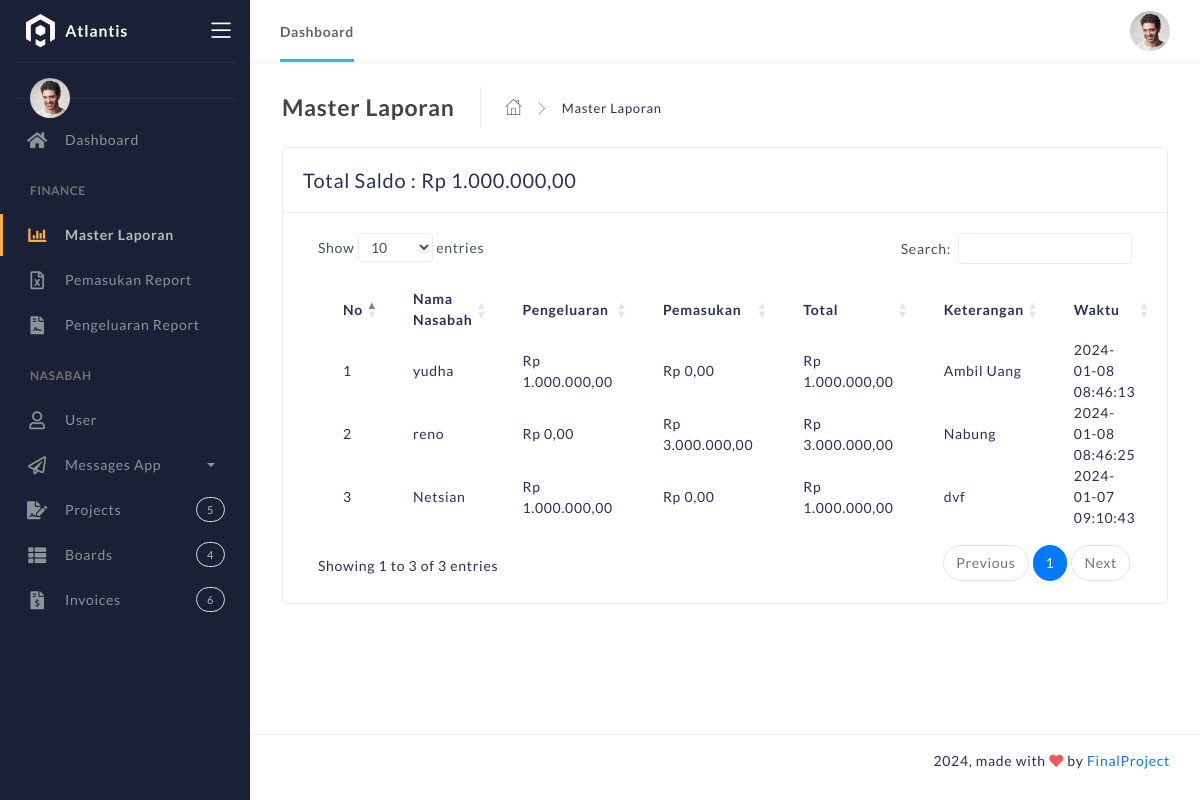
The page /dashboard/master-laporan.php on the database its author committed.
### tables this page shows
CREATE TABLE `master` (
  `id` int(11) NOT NULL,
  `id_user` varchar(50) NOT NULL,
  `id_transaksi` varchar(30) NOT NULL,
  `nama` varchar(100) NOT NULL,
  `pengeluaran` varchar(255) NOT NULL DEFAULT '0',
  `pemasukan` varchar(255) NOT NULL DEFAULT '0',
  `ket` varchar(100) NOT NULL,
  `timestamp` timestamp NOT NULL DEFAULT current_timestamp() ON UPDATE current_timestamp()
);

### template/config.php (called while the page is built, shortened)
<?php
function base_url($uri = ''){
  return BASE_URL . $uri;
}
function rupiah($angka){
	$hasil_rupiah = "Rp " . number_format($angka,2,',','.');
	return $hasil_rupiah;
}
?>

### Controller/MasterController.php (called while the page is built, shortened)
<?php
function globalfun() {
    include(__DIR__.'/../koneksi.php');
    return $conn;
}
function adminData() {
    $conn = globalfun();
    return mysqli_fetch_all(mysqli_query($conn, 'SELECT * FROM master'));
}
function adminSaldo() {
    $conn   = globalfun();
    return mysqli_fetch_object(mysqli_query($conn, 'SELECT (SUM(pemasukan))-(SUM(pengeluaran)) as SALDO FROM master;'));
}
?>

### dashboard/master-laporan.php (the view, shortened to what this page needs)
<?php
include(__DIR__.'/../template/header.php');
include(__DIR__.'/../template/navbar_header.php');
include(__DIR__.'/../template/sitebar.php');
include(__DIR__ . '/../Controller/MasterController.php');
?>
<div class="container">
				<div class="page-inner">
					<div class="page-header">
						<h4 class="page-title">Master Laporan</h4>
						<ul class="breadcrumbs">
							<li class="nav-home">
								<a href="<?= base_url('dashboard/index.php')?>">
									<i class="flaticon-home"></i>
								</a>
							</li>
							<li class="separator">
								<i class="flaticon-right-arrow"></i>
							</li>
							<li class="nav-item">
								<a href="<?= base_url('dashboard/master-laporan.php')?>">Master Laporan</a>
							</li>
						</ul>
					</div>
					<div class="row">
						<div class="col-md-12">
							<div class="card">
                                <div class="card-header">
                                    <h4 class="card-title">Total Saldo : <?= rupiah(adminSaldo()->SALDO) ?></h4>
								</div>
								<div class="card-body">
									<div class="table-responsive">
										<table id="basic-datatables" class="display table table-striped table-hover" >
											<thead>
												<tr>
													<th>No</th>
													<th>Nama Nasabah</th>
													<th>Pengeluaran</th>
													<th>Pemasukan</th>
													<th>Total</th>
													<th>Keterangan</th>
													<th>Waktu</th>
												</tr>
											</thead>
                                            <?php $no =1;?>
											<tbody>
                                                <?php foreach (adminData() as $data) { ?>
                                                <tr>
													<td><?= $no++?></td>
													<td><?= $data[3]?></td>
													<td><?= rupiah($data[4])?></td>
													<td><?= rupiah($data[5])?></td>
													<td><?= rupiah($data[4] + $data[5]);?></td>
													<td><?= $data[6];?></td>
													<td><?= $data[7];?></td>
												</tr>
                                                <?php } ?>
											</tbody>
										</table>
									</div>
								</div>
							</div>
						</div>
				</div>
			</div>
		</div>
<?php include(__DIR__.'/../template/footer.php'); ?>

### template/header.php (shortened to what this page needs)
<?php include(__DIR__.'/config.php')?>
<!DOCTYPE html>
<html lang="en">
<head>
	<link rel="stylesheet" href="https://cdnjs.cloudflare.com/ajax/libs/twitter-bootstrap/4.1.3/css/bootstrap.css" />
    <link rel="stylesheet" href="https://cdn.datatables.net/1.10.19/css/dataTables.bootstrap4.min.css" />
	<link rel="stylesheet" href="<?=base_url('assets/css/bootstrap.min.css')?>">
	<link rel="stylesheet" href="<?=base_url('assets/css/atlantis.css')?>">
</head>
<body data-background-color="bg2">
	<div class="wrapper fullheight-side no-box-shadow-style">
		<div class="logo-header position-fixed" data-background-color="dark">
			<a href="<?= base_url()?>" class="logo">
				<img src="<?= base_url('assets/img/logo.svg')?>" alt="navbar brand" class="navbar-brand">
			</a>
			<div class="nav-toggle">
				<button class="btn btn-toggle toggle-sidebar">
					<i class="icon-menu"></i>
				</button>
			</div>
		</div>

### template/navbar_header.php (shortened to what this page needs)
<nav class="navbar navbar-header navbar-header-transparent navbar-expand-lg border-bottom">
<div class="container-fluid">
    <nav class="navbar navbar-line navbar-header-left navbar-expand-lg p-0  d-none d-lg-flex">
        <ul class="navbar-nav page-navigation page-navigation-info">
            <li class="nav-item active">
                <a class="nav-link" href="#">
                    Dashboard
                </a>
            </li>
        </ul>
    </nav>
    <ul class="navbar-nav topbar-nav ml-md-auto align-items-center">
        <li class="nav-item dropdown hidden-caret">
            <a class="dropdown-toggle profile-pic" data-toggle="dropdown" href="#" aria-expanded="false">
                <div class="avatar-sm">
                    <img src="<?= base_url('assets/img/profile.jpg')?>" alt="..." class="avatar-img rounded-circle">
                </div>
            </a>
        </li>
    </ul>
</div>
</nav>
<div class="main-panel full-height">

### template/sitebar.php (shortened to what this page needs)
<div class="sidebar" data-background-color="dark">
			<div class="sidebar-wrapper scrollbar scrollbar-inner">
				<div class="sidebar-content">
					<div class="user">
						<div class="avatar-sm float-left mr-2">
							<img src="<?= base_url('assets/img/profile.jpg')?>" alt="..." class="avatar-img rounded-circle">
						</div>
						<div class="info">
							<a data-toggle="collapse" h aria-expanded="true">
								<span>
								</span>
							</a>
						</div>
					</div>
					<ul class="nav nav-warning">
						<li class="nav-item
						<?php
							$actual_link = "$_SERVER[HTTP_HOST]$_SERVER[REQUEST_URI]";
							$active_class = (strpos($actual_link, 'dashboard/index.php') !== false) ? 'active' : '';
							echo $active_class;;
						?>">
							<a href="<?= base_url('dashboard/index.php')?>" class="collapsed" aria-expanded="false">
								<i class="fas fa-home"></i>
								<p>Dashboard</p>
							</a>
						</li>
						<li class="nav-section">
							<h4 class="text-section">Finance</h4>
						</li>
						<li class="nav-item
						<?php
							$actual_link = "$_SERVER[HTTP_HOST]$_SERVER[REQUEST_URI]";
							$active_class = (strpos($actual_link, 'master-laporan') !== false) ? 'active' : '';
							echo $active_class;
						?>">
							<a href="<?= base_url('dashboard/master-laporan.php')?>">
								<i class="fas fa-chart-bar"></i>
								<p>Master Laporan</p>
							</a>
						</li>
						<li class="nav-item
						<?php
							$actual_link = "$_SERVER[HTTP_HOST]$_SERVER[REQUEST_URI]";
							$active_class = (strpos($actual_link, 'pemasukan') !== false) ? 'active' : '';
							echo $active_class;
						?>">
							<a href="<?= base_url('dashboard/pemasukan.php')?>">
								<i class="far fa-file-excel"></i>
								<p>Pemasukan Report</p>
							</a>
						</li>
						<li class="nav-item">
							<a href="starter-template.html">
								<i class="fas fa-file-contract"></i>
								<p>Pengeluaran Report</p>
							</a>
						<li class="nav-section">
							<h4 class="text-section">NASABAH</h4>
						</li>
						<li class="nav-item">
							<a data-toggle="collapse" href="#email-nav">
								<i class="far fa-user"></i>
								<p>User</p>
							</a>
						</li>
						<li class="nav-item">
							<a data-toggle="collapse" href="#messages-app-nav">
								<i class="far fa-paper-plane"></i>
								<p>Messages App</p>
								<span class="caret"></span>
							</a>
						</li>
						<li class="nav-item">
							<a href="projects.html">
								<i class="fas fa-file-signature"></i>
								<p>Projects</p>
								<span class="badge badge-count">5</span>
							</a>
						</li>
						<li class="nav-item">
							<a href="boards.html">
								<i class="fas fa-th-list"></i>
								<p>Boards</p>
								<span class="badge badge-count">4</span>
							</a>
						</li>
						<li class="nav-item">
							<a href="invoice.html">
								<i class="fas fa-file-invoice-dollar"></i>
								<p>Invoices</p>
								<span class="badge badge-count">6</span>
							</a>
						</li>
					</ul>
				</div>
			</div>
		</div>

### template/footer.php (shortened to what this page needs)
<footer class="footer">
                <div class="container-fluid">
                    <div class="copyright ml-auto">
                        2024, made with <i class="fa fa-heart heart text-danger"></i> by <a href="http://www.teknisiimei.online/lokasi">FinalProject</a>
                    </div>
                </div>
            </footer>
		</div>
	</div>
</body>
</html>

### rows shown on the page
master: nama "yudha", pengeluaran "Rp 1.000.000,00", pemasukan "Rp 0,00", rupiah($data[4] + $data[5]) "Rp 1.000.000,00", ket "Ambil Uang", timestamp "2024-01-08 08:46:13"
master: nama "reno", pengeluaran "Rp 0,00", pemasukan "Rp 3.000.000,00", rupiah($data[4] + $data[5]) "Rp 3.000.000,00", ket "Nabung", timestamp "2024-01-08 08:46:25"
master: nama "Netsian", pengeluaran "Rp 1.000.000,00", pemasukan "Rp 0,00", rupiah($data[4] + $data[5]) "Rp 1.000.000,00", ket "dvf", timestamp "2024-01-07 09:10:43"

### other values the page prints
rupiah(adminSaldo()->SALDO) "Rp 1.000.000,00"
